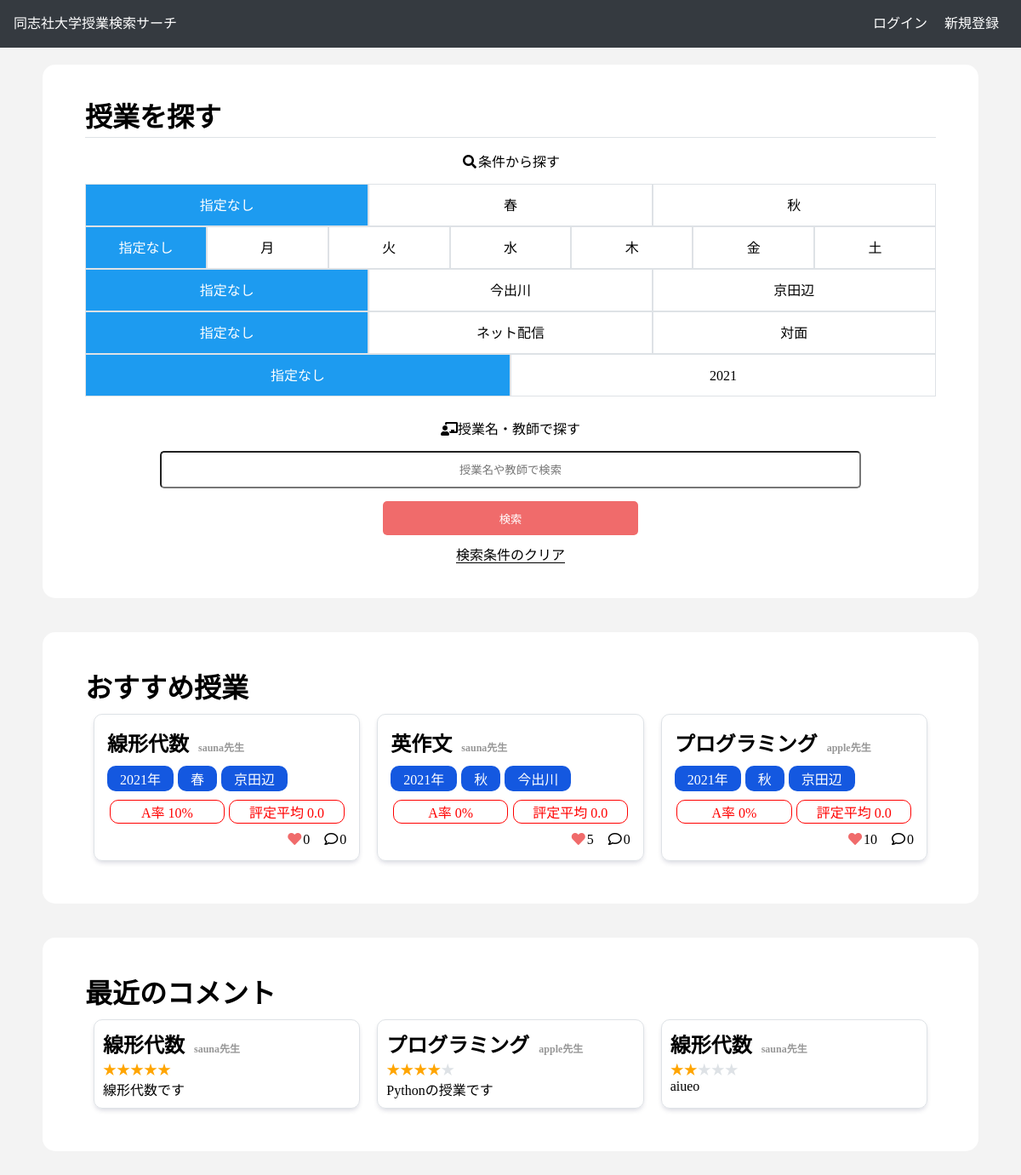
The app's page /, older data.
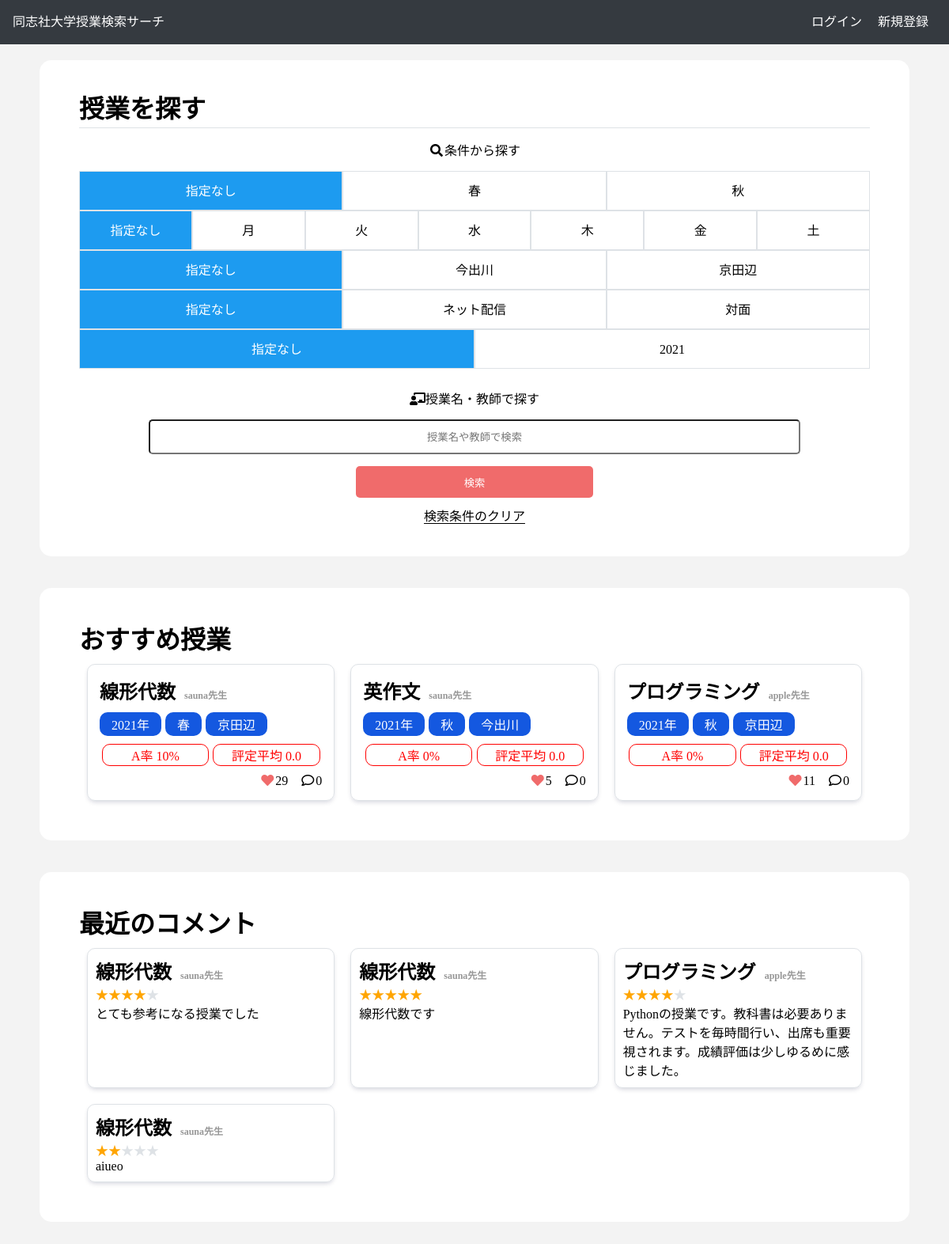
The same page, newer data.
### dclass_application/models.py (models this page shows, shortened)
class Classes(models.Model):
    class_name = models.CharField(max_length=100)
    a_ratio = models.FloatField(default=0.0)
    b_ratio = models.FloatField(default=0.0)
    c_ratio = models.FloatField(default=0.0)
    d_ratio = models.FloatField(default=0.0)
    f_ratio = models.FloatField(default=0.0)
    o_ratio = models.FloatField(default=0.0)
    average_evaluation = models.FloatField(default=0.0)
    term = models.CharField(max_length=100)
    year = models.IntegerField(default=2021)
    place = models.CharField(max_length=100)
    class_form = models.CharField(max_length=100)
    day = models.CharField(max_length=100)
    time = models.CharField(max_length=100)
    favorite = models.IntegerField(default=0)
    textbook = models.CharField(max_length=100)
    code = models.CharField(max_length=100)
    faculty = models.CharField(max_length=100)
    teacher = models.CharField(max_length=100)
    syllabus_link = models.CharField(max_length=100)
    test_ratio = models.IntegerField(default=0)
    report_ratio = models.IntegerField(default=0)
    participation_ratio = models.IntegerField(default=0)
    comment_num = models.IntegerField(default=0)
    def get_round_a_ratio(self):
        return int(self.a_ratio)

class Comment(models.Model):
    text = models.TextField()
    cl = models.ForeignKey(Classes, on_delete=models.CASCADE)
    user = models.ForeignKey('accounts.CustomUser', on_delete=models.DO_NOTHING)
    star = models.IntegerField(default=0)
    created_at = models.DateTimeField(default=timezone.now)
    def get_star(self):
        return '★' * self.star
    def get_left_star(self):
        return '★' * (5 - self.star)

### dclass_application/views.py (the view)
# urls.py: path('', IndexView.as_view(), name = 'index'),
class IndexView(TemplateView):
    class_model = Classes
    comment_model = Comment
    RECOMMEND_CNT = 6
    RECENT_COMMENT = 6
    def get(self, request):
        params = {
            'form': ClassSeachForm,
            'recommend_data': self.class_model.objects.all().order_by('a_ratio').reverse()[:self.RECOMMEND_CNT],
            'recent_comments': self.comment_model.objects.all().order_by('created_at').reverse()[:self.RECOMMEND_CNT],
        }
        return render(request, 'index.html', params)

### dclass_application/templates/index.html (shortened to what this page needs)
{% extends 'base.html' %}
{% block main %}
    <div class="wrapper">
        <h1 class="title heading">授業を探す</h1>
            <form action="{% url 'result' %}" method = "post" class="search_form">
                <div class = 'search_with_terms'>
                    <p class="how_to_search"><i class="fas fa-search fa-fw"></i>条件から探す</p>
                    <div class="radio_wrap">
                        {% for radio in form.term %}
                            <label for="id_term_{{ forloop.counter0 }}">{{ radio.choice_label }}</label>
                        {% endfor %}
                    </div>
                    <div class="radio_wrap">
                        {% for radio in form.day %}
                            <label for="id_day_{{ forloop.counter0 }}">{{ radio.choice_label }}</label>
                        {% endfor %}
                    </div>
                    <div class="radio_wrap">
                        {% for radio in form.place %}
                            <label for="id_place_{{ forloop.counter0 }}">{{ radio.choice_label }}</label>
                        {% endfor %}
                    </div>
                    <div class="radio_wrap">
                        {% for radio in form.class_form %}
                            <label for="id_class_form_{{ forloop.counter0 }}">{{ radio.choice_label }}</label>
                        {% endfor %}
                    </div>
                    <div class="radio_wrap">
                        {% for radio in form.year %}
                            <label for="id_year_{{ forloop.counter0 }}">{{ radio.choice_label }}</label>
                        {% endfor %}
                    </div>
                </div>
                <div class="search_with_keyword">
                    <p class="how_to_search"><i class="fas fa-chalkboard-teacher fa-fw"></i>授業名・教師で探す</p>
                    <div>
                        {{ form.keyword }}
                    </div>
                    <div class="center">
                        <input type="submit" value="検索", class="btn search_btn">
                    </div>
                </div>
            </form>
            <div class="center reset_condition">
                <a href={% url 'index' %}>検索条件のクリア</a>
            </div>
    </div>
    <div class="wrapper">
        <h1>おすすめ授業</h1>
        <div class="class_w">
            {% for cl in recommend_data %}
                {% include "_class_list.html" %}
            {% empty %}
                <p>おすすめの授業はありません</p>
            {% endfor %}
        </div>
    </div>
    <div class="wrapper">
        <h1>最近のコメント</h1>
        <div class="comment_w">
            {% for comment in recent_comments %}
                <div class="class_result">
                    <a href="{% url 'class' comment.cl.id %}">
                        <div class="comment_result_content">
                            <h2>
                            {{comment.cl.class_name}}
                            <span class='teacher_name'>{{ comment.cl.teacher }}先生</span>
                            </h2>
                            <span class="star">{{comment.get_star}}</span><span class="my-gray">{{comment.get_left_star}}</span>
                            <p>{{comment.text}}</p>
                        </div>
                    </a>
                </div>
            {% empty %}
                <p>コメントがありません</p>
            {% endfor %}
        </div>
    </div>
{% endblock main %}

### dclass_application/templates/base.html (shortened to what this page needs)
{% load static %}
<!DOCTYPE html>
<html lang="ja">
<head>
    <link rel="stylesheet" href="{% static 'css/main.css' %}">
    <link href="https://use.fontawesome.com/releases/v5.6.1/css/all.css" rel="stylesheet">
</head>
<body>
{% include "_header.html" %}
<div class="main">
    {% block main %}
    {% endblock main %}
</div>
</body>
</html>

### dclass_application/templates/_header.html
<header>
    <ul>
        <div class="header_left">
            <li><a href={% url 'index' %}>同志社大学授業検索サーチ</a></li>
        </div>
        <div class="header_right">
            {% if user.is_authenticated %}
                <li><a href={% url 'profile' %}>プロフィール</a></li>
                <li><a href={% url 'account_logout' %}>ログアウト</a></li>
            {% else %}
                <li><a href={% url 'account_login' %}>ログイン</a>
                <li><a href={% url 'account_signup' %}>新規登録</a></li>
            {% endif %}
        </div>
    </ul>
</header>

### dclass_application/templates/_class_list.html
<div class="class_result">
    <a href="{% url 'class' cl.id %}">
        <div class="class_result_content">
            <ul>
                <li>
                    <h2>
                        {{ cl.class_name }}
                        <span class='teacher_name'>{{ cl.teacher }}先生</span>
                    </h2>
                </li>
                <li>
                    <p class="tag">{{ cl.year }}年</p>
                    <p class="tag">{{ cl.term }}</p>
                    <p class="tag">{{ cl.place}}</p>
                </li>
                <li>
                    <p class="class_a_average_evaluation">A率 {{cl.get_round_a_ratio}}%</p>
                    <p class="class_a_average_evaluation">評定平均 {{cl.average_evaluation}}</p>
                <li>
                    <p><i class="fas fa-heart fa-fw my-pink"></i>{{ cl.favorite }}</p>
                    <p><i class="far fa-comment fa-fw"></i>{{cl.comment_num}}</p>
                </li>
            </ul>
        </div>
    </a>
</div>

### dclass_application/static/css/main.css (style rules this page uses)
* { margin: 0; padding: 0; }
body { font-family: "Noto Sans Japanese", "ヒラギノ角ゴ Pro W3", "Hiragino Kaku Gothic Pro", "メイリオ", "Meiryo", "ＭＳ Ｐゴシック", "Osaka", "sans-serif"; }
a { text-decoration: none; color: black; }
li { list-style: none; }
:root { --my-gray: #DEE2E6; --my-light-gray: #F3F3F3; --my-black: #353A40; --my-blue: #1458e0; --my-pink: #F06B6B; --my-star: #F8C601; }
header { background-color: var(--my-black); color: white; height: 40px; line-height: 40px; padding: 8px 16px; }
header ul { display: flex; }
.header_right { margin-left: auto; display: flex; }
.header_right li { padding: 0px 10px; box-sizing: border-box; }
header a { color: white; }
html { background-color: var(--my-light-gray); }
.main { padding-bottom: 100px; width: 100%; max-width: 1100px; margin: 0 auto; }
.wrapper { margin: 40px 0px; padding: 40px 50px; background-color: white; border-radius: 15px; margin-top: 20px; }
.class_w { display: flex; flex-wrap: wrap; }
.class_a_average_evaluation { width: 48%; box-sizing: border-box; padding: 1px 12px; margin: 0 1%; border-radius: 10px; border: 1px solid red; color: red; text-align: center; }
.comment_w { display: flex; flex-wrap: wrap; }
.class_result_content { padding: 15px; box-sizing: border-box; }
.class_result_content ul li { display: flex; flex-wrap: nowrap; }
.class_result_content ul li:not(:last-child) { padding-bottom: 10px; }
.class_result_content ul li:last-child { justify-content: flex-end; }
.class_result_content ul li:last-child p { margin-left: 15px; }
.comment_result_content { padding: 10px; box-sizing: border-box; }
.class_result { width: calc(calc(100% - 60px)/3); box-sizing: border-box; border: 1px solid var(--my-gray); border-radius: 10px; margin: 10px 10px; box-shadow: 0 3px 6px -2px #000a3c33; transition: box-shadow .2s; }
.tag { background-color: var(--my-blue); color: white; padding: 3px 15px; box-sizing: border-box; border-radius: 10px; }
.tag:not(:last-child) { margin-right: 5px; }
.title { display: flex; flex-wrap: wrap; height: 45px; line-height: 45px; }
.heading { border-bottom: 1px solid var(--my-gray); }
.btn { color: white; border: none; height: 40px; border-radius: 5px; cursor: pointer; background-color: #1D9BF0; }
.search_btn { background-color: #F06B6B; width: 300px; margin-top: 15px; }
.my-gray { color: var(--my-gray); }
.my-pink { color: var(--my-pink); }
.center { text-align: center; }
.how_to_search { text-align: center; font-size: 16px; padding: 15px 0px; }
.search_with_terms { margin-bottom: 10px; }
.search_with_keyword { margin-bottom: 10px; text-align: center; }
.keyword { width: 80%; height: 30px; border-radius: 5px; padding: 5px 10px; }
.keyword::placeholder { text-align: center; }
.search_with_terms input[type='radio']:checked+label { box-sizing: border-box; border: 1px solid var(--my-gray); color: white; background-color: #1D9BF0; }
.radio_wrap { width: 100%; display: flex; flex-direction: row; flex-wrap: nowrap; text-align: center; }
.star { color: orange; }
.radio_wrap label { box-sizing: border-box; display: inline-block; border: 1px solid var(--my-gray); height: 50px; width: 100%; line-height: 50px; }
.reset_condition a { border-bottom: 1px solid black; }
.teacher_name { font-size: 12px; margin-left: 5px; color: #979797; }

Row changes from the older to the newer data that the page shows:
changed Classes "線形代数": favorite "0" → "29"
changed Classes "プログラミング": favorite "10" → "11"
added Comment: cl.class_name "線形代数", cl.teacher "sauna", get_star "★★★★", get_left_star "★", text "とても参考になる授業でした"
changed Comment "プログラミング": text "Pythonの授業です" → "Pythonの授業です。教科書は必要ありません。テストを毎時間行い、出席も重要視されます。成績評価は少しゆるめに感じました。"
